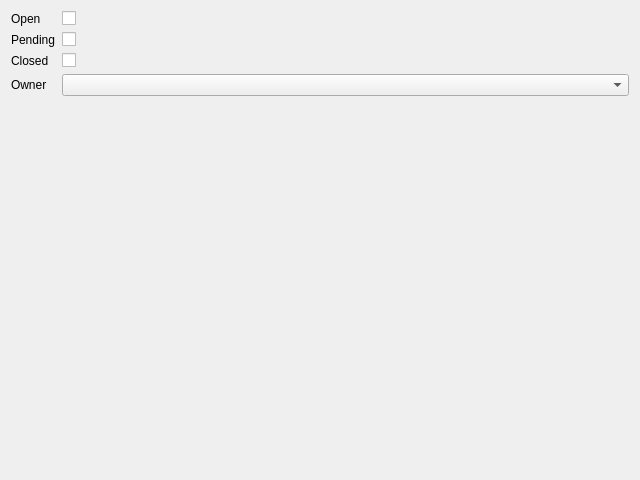
<?xml version="1.0" encoding="UTF-8"?>
<!-- SPDX-License-Identifier: MIT -->
<ui version="4.0">
 <class>StatusFilters</class>
 <widget class="QDialog" name="StatusFilters">
  <property name="geometry">
   <rect>
    <x>0</x>
    <y>0</y>
    <width>640</width>
    <height>480</height>
   </rect>
  </property>
  <property name="windowTitle">
   <string>Status</string>
  </property>
  <layout class="QFormLayout" name="formLayout">
   <item row="0" column="0">
    <widget class="QLabel" name="label_openCheck">
     <property name="text">
      <string>Open</string>
     </property>
     <property name="buddy">
      <cstring>openCheck</cstring>
     </property>
    </widget>
   </item>
   <item row="0" column="1">
    <widget class="QCheckBox" name="openCheck"/>
   </item>
   <item row="1" column="0">
    <widget class="QLabel" name="label_pendingCheck">
     <property name="text">
      <string>Pending</string>
     </property>
     <property name="buddy">
      <cstring>pendingCheck</cstring>
     </property>
    </widget>
   </item>
   <item row="1" column="1">
    <widget class="QCheckBox" name="pendingCheck"/>
   </item>
   <item row="2" column="0">
    <widget class="QLabel" name="label_closedCheck">
     <property name="text">
      <string>Closed</string>
     </property>
     <property name="buddy">
      <cstring>closedCheck</cstring>
     </property>
    </widget>
   </item>
   <item row="2" column="1">
    <widget class="QCheckBox" name="closedCheck"/>
   </item>
   <item row="3" column="0">
    <widget class="QLabel" name="label_ownerCombo">
     <property name="text">
      <string>Owner</string>
     </property>
     <property name="buddy">
      <cstring>ownerCombo</cstring>
     </property>
    </widget>
   </item>
   <item row="3" column="1">
    <widget class="QComboBox" name="ownerCombo"/>
   </item>
  </layout>
 </widget>
 <tabstops>
  <tabstop>openCheck</tabstop>
  <tabstop>pendingCheck</tabstop>
  <tabstop>closedCheck</tabstop>
  <tabstop>ownerCombo</tabstop>
 </tabstops>
</ui>
